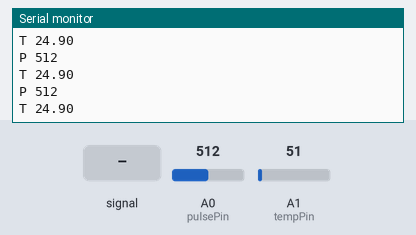
A sketch run on a simulated Arduino Uno, built with avr-gcc and run on an emulated ATmega328P. Parts: the last lines printed to the serial monitor. The inputs (shaded band) are chosen by the test bench; at power-on: A1 (tempPin) = 51, A0 (pulsePin) = 512.

Above: at 1.2 s.
1.3 s: A0 (pulsePin) fed a 200 Hz sine of ±81 counts around its level
2.8 s: A1 (tempPin) set to 61
At 2.92 s:
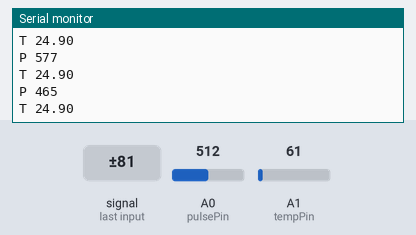
4.3 s: A0 (pulsePin) set to 716
At 4.3 s:
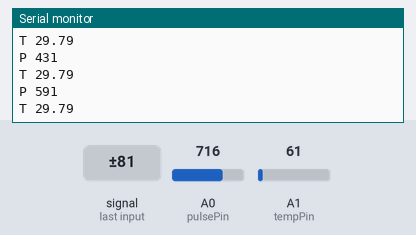
5.8 s: A0 (pulsePin) fed a 1000 Hz sine of ±255 counts around its level
7.3 s: A1 (tempPin) set to 71
At 7.4 s:
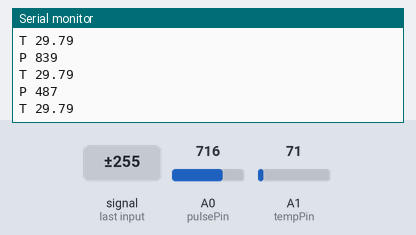
8.8 s: A0 (pulsePin) set to 900
At 8.95 s:
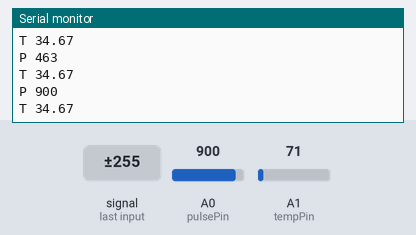
Timing chart, 0 to 11.3 s (numbered marks = the images above; inputs shaded):
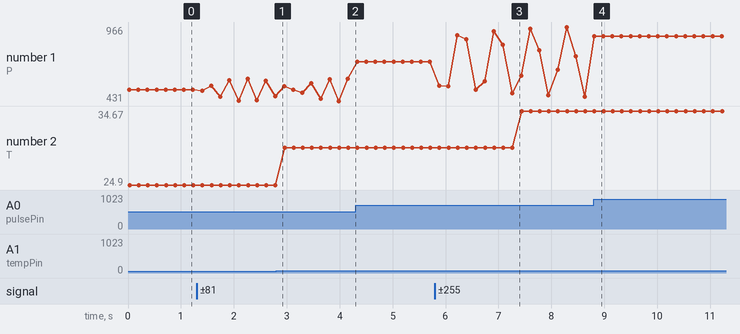

Measured:
- after the input at 8.8 s, the serial monitor: prints a new line at once (image 4)
- plotted number 1: 512 → 465 after the input at 1.3 s, 591 → 716 after the input at 4.3 s, 716 → 487 after the input at 5.8 s, 463 → 900 after the input at 8.8 s
- plotted number 2: 24.9 → 29.79 after the input at 2.8 s, 29.79 → 34.67 after the input at 7.3 s

The sketch:

Phone_Mode.ino
```cpp
const int pulsePin = A0;
const int tempPin = A1;

void setup() {
  Serial.begin(9600);
}

void loop() {
  // টেম্পারেচার ক্যালকুলেশন
  float totalTemp = 0;
  for(int i = 0; i < 10; i++) {
    int tempRaw = analogRead(tempPin);
    float tempC = (tempRaw * 5.0 * 100.0) / 1024.0;
    totalTemp += tempC;
    delay(2);
  }
  float stableTemp = totalTemp / 10.0;
  int pulseRaw = analogRead(pulsePin);

  // RoboRemo ফরম্যাট
  Serial.print("P ");
  Serial.println(pulseRaw);

  Serial.print("T ");
  Serial.println(stableTemp);

  // ডিলে বাড়িয়ে ১০০ করা হলো (আগে ৫০ ছিল)
  // এতে কানেকশন অনেক স্টেবল থাকবে
  delay(150);
}
```
